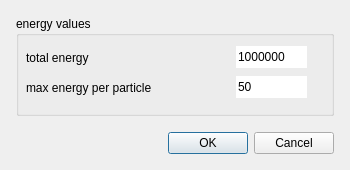
<?xml version="1.0" encoding="UTF-8"?>
<ui version="4.0">
 <class>AddEnergyDialog</class>
 <widget class="QDialog" name="AddEnergyDialog">
  <property name="geometry">
   <rect>
    <x>0</x>
    <y>0</y>
    <width>350</width>
    <height>170</height>
   </rect>
  </property>
  <property name="minimumSize">
   <size>
    <width>350</width>
    <height>170</height>
   </size>
  </property>
  <property name="windowTitle">
   <string>add random energy</string>
  </property>
  <layout class="QGridLayout" name="gridLayout">
   <property name="leftMargin">
    <number>16</number>
   </property>
   <property name="topMargin">
    <number>16</number>
   </property>
   <property name="rightMargin">
    <number>16</number>
   </property>
   <property name="bottomMargin">
    <number>16</number>
   </property>
   <property name="spacing">
    <number>16</number>
   </property>
   <item row="0" column="0">
    <widget class="QGroupBox" name="groupBox">
     <property name="title">
      <string>energy values</string>
     </property>
     <widget class="QLabel" name="label">
      <property name="geometry">
       <rect>
        <x>10</x>
        <y>34</y>
        <width>201</width>
        <height>16</height>
       </rect>
      </property>
      <property name="text">
       <string>total energy</string>
      </property>
     </widget>
     <widget class="QLabel" name="label_2">
      <property name="geometry">
       <rect>
        <x>10</x>
        <y>64</y>
        <width>201</width>
        <height>16</height>
       </rect>
      </property>
      <property name="text">
       <string>max energy per particle</string>
      </property>
     </widget>
     <widget class="QLineEdit" name="totalEnergyEdit">
      <property name="geometry">
       <rect>
        <x>220</x>
        <y>30</y>
        <width>71</width>
        <height>22</height>
       </rect>
      </property>
      <property name="text">
       <string>1000000</string>
      </property>
      <property name="frame">
       <bool>false</bool>
      </property>
     </widget>
     <widget class="QLineEdit" name="maxEnergyPerParticleEdit">
      <property name="geometry">
       <rect>
        <x>220</x>
        <y>60</y>
        <width>71</width>
        <height>22</height>
       </rect>
      </property>
      <property name="text">
       <string>50</string>
      </property>
      <property name="frame">
       <bool>false</bool>
      </property>
     </widget>
    </widget>
   </item>
   <item row="1" column="0">
    <widget class="QDialogButtonBox" name="buttonBox">
     <property name="orientation">
      <enum>Qt::Horizontal</enum>
     </property>
     <property name="standardButtons">
      <set>QDialogButtonBox::Cancel|QDialogButtonBox::Ok</set>
     </property>
    </widget>
   </item>
  </layout>
 </widget>
 <resources/>
 <connections>
  <connection>
   <sender>buttonBox</sender>
   <signal>accepted()</signal>
   <receiver>AddEnergyDialog</receiver>
   <slot>accept()</slot>
   <hints>
    <hint type="sourcelabel">
     <x>248</x>
     <y>254</y>
    </hint>
    <hint type="destinationlabel">
     <x>157</x>
     <y>274</y>
    </hint>
   </hints>
  </connection>
  <connection>
   <sender>buttonBox</sender>
   <signal>rejected()</signal>
   <receiver>AddEnergyDialog</receiver>
   <slot>reject()</slot>
   <hints>
    <hint type="sourcelabel">
     <x>316</x>
     <y>260</y>
    </hint>
    <hint type="destinationlabel">
     <x>286</x>
     <y>274</y>
    </hint>
   </hints>
  </connection>
 </connections>
</ui>
